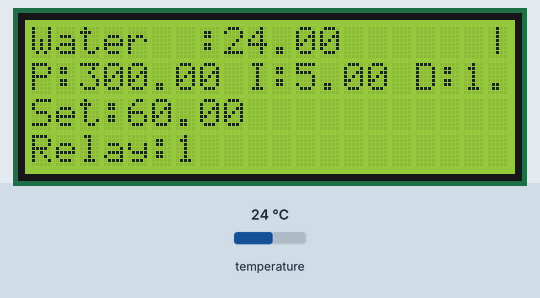
Bench run of a sketch on a simulated Arduino Uno, built with avr-gcc and run on an emulated ATmega328P. Parts: 20×4 character LCD. Wiring (inferred from the names in the program): MCP23017 port expander at I2C address 0x20. The inputs (shaded band) are chosen by the test bench; at power-on: temperature 24 °C. What the sketch prints to the serial monitor is not drawn.

Above: at 3.5 s.
3.6 s: temperature set to 12 °C
At 6.9 s:
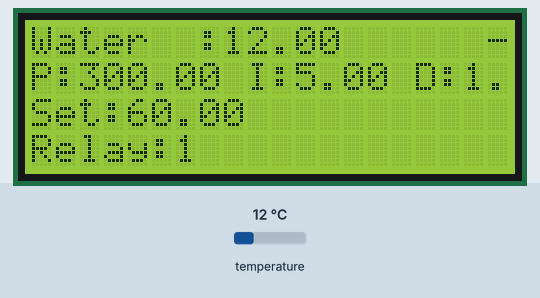
7.3 s: temperature set to 19 °C
At 9.0 s:
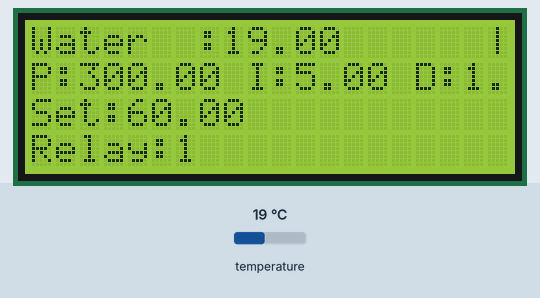
11.0 s: temperature set to 28 °C
At 13.0 s:
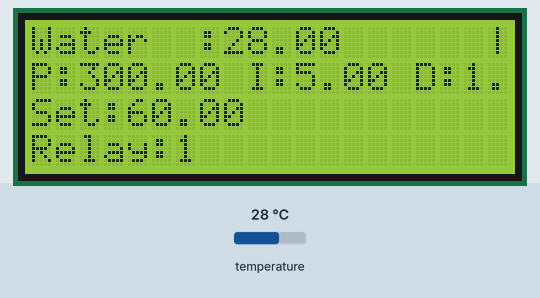
Timing chart, 0 to 14.5 s (numbered marks = the images above; inputs shaded):
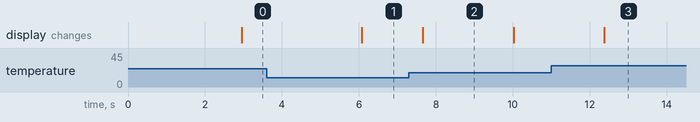

The sketch:

SousVide.ino
```cpp
/*********************

 Example code for the Adafruit RGB Character LCD Shield and Library

 This code displays text on the shield, and also reads the buttons on the keypad.
 When a button is pressed, the backlight changes color.

 **********************/

// Start Include
#include <Wire.h>
#include <LiquidTWI2.h>
#include <SPI.h>
#include <PID_v1.h>
#include <OneWire.h>
#include <DallasTemperature.h>
//End includes
// ************************************************
// Pins and such
// ************************************************
//Digital pin 2 (4 on the actual chip)
#define ONE_WIRE_BUS 2
// Setup a oneWire instance to communicate with any OneWire devices (not just Maxim/Dallas temperature ICs)
OneWire oneWire(ONE_WIRE_BUS);
// Pass our oneWire reference to Dallas Temperature.
DallasTemperature sensors(&oneWire);
// Stuff for the MCP23017 OUTPUT. Here we write to the GPIOA bank and only use the 4 pins as below
#define OUTPUT1 1 //Blue-white/Plug pin 4
#define OUTPUT2 2 //Orange/Plug pin 2
#define OUTPUT3 3 //Blue/Plug pin 1
#define OUTPUT4 4 //Green/Plig pin 6
// Plug Pin 3 and 5 (orange-white, green-white) are earth
byte REGISTER = 0x00;
int relay = 0;
unsigned int statsInterval = 1000; //how often were going to send info to the Raspberry pi
unsigned int screenRefreshInterval = 2000; //how often were going to refresh the LCD screen
unsigned long lastStatsUpdateTime, lastScreenUpdateTime = 0;

// Connect via i2c, default address #0
LiquidTWI2 lcd(0);

long counter, window;  // create a counter to use for timeseries output
int activityMon = 0;

// ************************************************
// PID Variables and constants
// ************************************************
double kp = 300, ki = 5, kd = 1;
//Define Variables we'll be connecting to
double input, output;
double setpoint = 60;
//Specify the links and initial tuning parameters
PID myPID(&input, &output, &setpoint, kp, ki, kd, DIRECT);


// 5 second Time Proportional Output window
int windowSize = 5000;
unsigned long minWindow = 50;
unsigned long windowStartTime;

byte degree[8] = // define the degree symbol
		{
		B00110,
		B01001,
		B01001,
		B00110,
		B00000,
		B00000,
		B00000,
		B00000 };

void setup() {

	Serial.begin(9600);  //start the serial port

	// set up the LCD's number of columns and rows:
	lcd.setMCPType(LTI_TYPE_MCP23017);
	// set up the LCD's number of rows and columns:
	lcd.begin(20, 4);
	//show the splash screen
	lcd.print("Sous Vide");
	delay(2000);

	//turn the PID on
	//Setup the pid
	myPID.SetMode(AUTOMATIC);


	/**
	 * Get the dallas sensors working. @TODO this should really be some sort of loop
	 * Here we set them to 12bit resolution
	 */

	DeviceAddress tempDeviceAddress;
	sensors.begin();
	sensors.getAddress(tempDeviceAddress, 0);
	sensors.setResolution(tempDeviceAddress, 12);
	sensors.getAddress(tempDeviceAddress, 1);
	sensors.setResolution(tempDeviceAddress, 12);
	sensors.getAddress(tempDeviceAddress, 2);
	sensors.setResolution(tempDeviceAddress, 12);
	mcpDigitalWrite(OUTPUT1, LOW);

	//tell the PID to range between 0 and the full window size
	myPID.SetOutputLimits(0, windowSize);
	myPID.SetSampleTime(1000);
	myPID.Compute();
}

void loop() {

	int now = millis();
	sensors.requestTemperatures();
	// get the temperature
	input = sensors.getTempCByIndex(0);	//get temparature from a dallas device

	controlRelay(); //control relay **and compute** need a better name
	//Check if its time to send stats. The stats are running slower than the PID. only update at the refresh period
	if (now - lastStatsUpdateTime >= statsInterval) {
		counter++;
		serialSend();
		lastStatsUpdateTime = now;
	}

	// Check if its time to update the LCD

	if (now - lastScreenUpdateTime >= screenRefreshInterval) {
		updateDisplay();
		lastScreenUpdateTime = now;
	}

}

void controlRelay() {
	/************************************************
	 * do a super slow PID with a sliding window windowSize
	 ************************************************/
	unsigned long now = millis();

	//if were at the end of the window. Advance to the next window
	if ((now - windowStartTime) > windowSize) {

		sensors.requestTemperatures();
		// get the temperature
		input = sensors.getTempCByIndex(0);	//get temparature from a dallas device
		myPID.Compute();
		windowStartTime = now;
		window++;
	}
	unsigned int outputInt = (int) output;
	if ((outputInt +600> (millis() - windowStartTime))) {
		if (relay == 0) {
			mcpDigitalWrite(OUTPUT1, HIGH);
			relay = 1;
		}
	} else {
		if (relay == 1) {
			relay = 0;
			mcpDigitalWrite(OUTPUT1, LOW);
		}

	}
}

/**
 * Update the LCD Display
 */
void updateDisplay() {
	lcd.setCursor(0, 0);
	lcd.print("Water  :");
	lcd.print(input);
	lcd.setCursor(19, 0);
	if (activityMon == 0) {
		activityMon = 1;
		lcd.print("|");
	} else {
		activityMon = 0;
		lcd.print("-");
	}

	lcd.setCursor(0, 1);

	lcd.print("P:");
	lcd.print(kp);
	lcd.print(" I:");
	lcd.print(ki);
	lcd.print(" D:");
	lcd.print(kd);
	lcd.setCursor(0, 2);
	lcd.print("Set:");
	lcd.print(setpoint);
	lcd.createChar(1, degree);
	lcd.setCursor(0, 3);
	lcd.print("Relay:");
	lcd.print(relay);

}

/**
 * Write pipe separated data to the serial/XBEE to be received by the raspberry pi
 */
void serialSend() {
//	Serial.print(counter);
//	Serial.print("|");
//	Serial.print(input);
//	Serial.print("|");
//	Serial.print(relay);
//	Serial.print("|");
//	Serial.print(output);
//	Serial.print("|");
//	Serial.print(tuning);
//	Serial.print("|");
//	Serial.print("");
//	Serial.print("|");
//	Serial.print(kp);
//	Serial.print("|");
//	Serial.print(ki);
//	Serial.print("|");
//	Serial.print(kd);
//	Serial.print("\r\n");

	Serial.print(output);
	Serial.print("|");
	Serial.print(windowStartTime);
	Serial.print("|");
	Serial.print(window);
	Serial.print("|");
	Serial.print(relay);
	Serial.print("|");
	Serial.print(input);
	Serial.print("\r\n");
}

/**
 * Method to write to the GPIOA register of the MCP23017 chip.
 * Example mcpDigitalWrite(OUTPUT1, LOW);
 */
void mcpDigitalWrite(int pin, boolean value) {

	uint8_t oldRegister = REGISTER;
	REGISTER ^= (-value ^ REGISTER) & (1 << pin);

	if (oldRegister != REGISTER) {
		// now write it to the MCP23017 over I2C
		Wire.beginTransmission(0x20);
		Wire.write(0x12); // GPIOA
		Wire.write(REGISTER); // port A
		Wire.endTransmission();
	}
}
```

.ino.cpp
```cpp
#ifdef __IN_ECLIPSE__
//This is a automatic generated file
//Please do not modify this file
//If you touch this file your change will be overwritten during the next build
//This file has been generated on 2016-12-20 18:53:19

#include "Arduino.h"
#include <Wire.h>
#include <LiquidTWI2.h>
#include <SPI.h>
#include <PID_v1.h>
#include <OneWire.h>
#include <DallasTemperature.h>
void setup() ;
void loop() ;
void controlRelay() ;
void updateDisplay() ;
void serialSend() ;
void mcpDigitalWrite(int pin, boolean value) ;

#include "SousVide.ino"


#endif
```

Measured:
- after the input at 3.6 s, the display: changes after 2.5 s (image 1)
- after the input at 7.3 s, the display: changes after 0.36 s (image 2)
- after the input at 11.0 s, the display: changes after 1.4 s (image 3)
